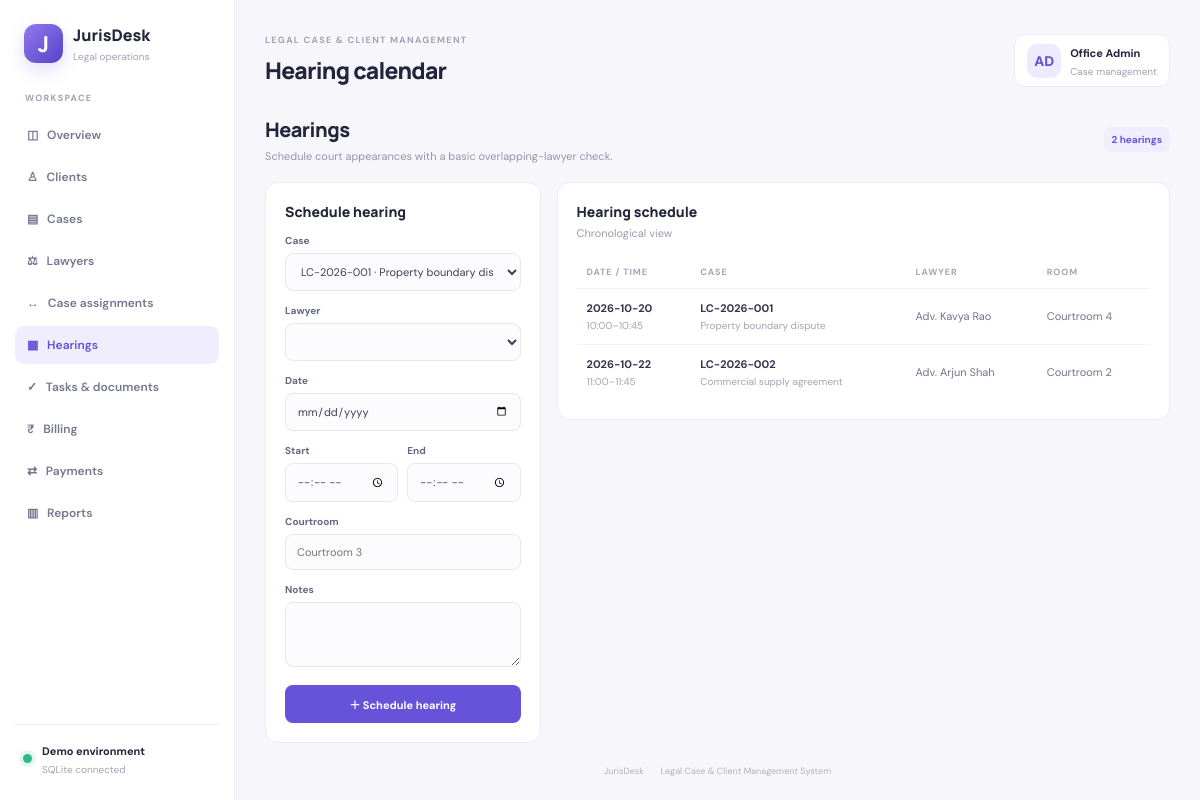
/hearings, run on the app's committed database.
### tables this page shows
CREATE TABLE hearings(
          id INTEGER PRIMARY KEY AUTOINCREMENT, case_id INTEGER NOT NULL, lawyer_id INTEGER NOT NULL,
          court_room TEXT, hearing_date TEXT NOT NULL, start_time TEXT NOT NULL, end_time TEXT NOT NULL,
          notes TEXT, FOREIGN KEY(case_id) REFERENCES cases(id) ON DELETE CASCADE,
          FOREIGN KEY(lawyer_id) REFERENCES lawyers(id),
          CHECK(end_time>start_time)
        );

CREATE TABLE cases(
          id INTEGER PRIMARY KEY AUTOINCREMENT, case_number TEXT NOT NULL UNIQUE,
          title TEXT NOT NULL, client_id INTEGER NOT NULL, case_type_id INTEGER NOT NULL,
          court_id INTEGER, status TEXT NOT NULL DEFAULT 'Open',
          opened_on TEXT NOT NULL, description TEXT,
          FOREIGN KEY(client_id) REFERENCES clients(id),
          FOREIGN KEY(case_type_id) REFERENCES case_types(id),
          FOREIGN KEY(court_id) REFERENCES courts(id)
        );

CREATE TABLE lawyers(
          id INTEGER PRIMARY KEY AUTOINCREMENT, name TEXT NOT NULL, specialization TEXT NOT NULL,
          email TEXT, hourly_rate REAL NOT NULL DEFAULT 1000 CHECK(hourly_rate>=0)
        );

### app.py (the view, shortened to what this page needs)
@app.route("/hearings",methods=["GET","POST"])
def hearings():
    with db() as con:
        rows=con.execute("""SELECT h.*,c.case_number,c.title,l.name lawyer FROM hearings h JOIN cases c ON c.id=h.case_id JOIN lawyers l ON l.id=h.lawyer_id
          ORDER BY h.hearing_date,h.start_time""").fetchall()
        cases_list=con.execute("SELECT id,case_number,title FROM cases ORDER BY case_number").fetchall()
        lawyers_list=con.execute("SELECT * FROM lawyers ORDER BY name").fetchall()
    return render_template("hearings.html",rows=rows,cases=cases_list,lawyers=lawyers_list)

### app.py (called while the page is built)
def db():
    con = sqlite3.connect(DB)
    con.row_factory = sqlite3.Row
    con.execute("PRAGMA foreign_keys=ON")
    return con

### templates/hearings.html
{% extends "base.html" %}{% set heading="Hearing calendar" %}{% block content %}<div class="intro"><div><h2>Hearings</h2><p>Schedule court appearances with a basic overlapping-lawyer check.</p></div><span class="pill">{{rows|length}} hearings</span></div><div class="layout"><form class="panel form" method="post"><h3>Schedule hearing</h3><label>Case<select name="case_id">{% for c in cases %}<option value="{{c.id}}">{{c.case_number}} · {{c.title}}</option>{% endfor %}</select></label><label>Lawyer<select name="lawyer_id">{% for l in lawyers %}<option value="{{l.id}}">{{l.name}}</option>{% endfor %}</select></label><label>Date<input type="date" name="hearing_date" required></label><div class="row"><label>Start<input type="time" name="start_time" required></label><label>End<input type="time" name="end_time" required></label></div><label>Courtroom<input name="court_room" placeholder="Courtroom 3"></label><label>Notes<textarea name="notes"></textarea></label><button class="btn">＋ Schedule hearing</button></form><div class="panel"><div class="panelhead"><div><h3>Hearing schedule</h3><p>Chronological view</p></div></div><div class="tablewrap"><table><thead><tr><th>DATE / TIME</th><th>CASE</th><th>LAWYER</th><th>ROOM</th></tr></thead><tbody>{% for r in rows %}<tr><td><b>{{r.hearing_date}}</b><small>{{r.start_time}}–{{r.end_time}}</small></td><td><b>{{r.case_number}}</b><small>{{r.title}}</small></td><td>{{r.lawyer}}</td><td>{{r.court_room}}</td></tr>{% endfor %}</tbody></table></div></div></div>{% endblock %}

### static/style.css (style rules this page uses)
:root { --ink:#22253b;--muted:#898da2;--line:#ececf3;--violet:#6653d9;--bg:#f7f7fb }
* { box-sizing:border-box }
body { margin:0;background:var(--bg);color:var(--ink);font:14px 'DM Sans',Arial,sans-serif }
.btn { border:0;background:var(--violet);color:#fff;border-radius:8px;padding:11px 14px;font:700 11px 'DM Sans';cursor:pointer;text-decoration:none;display:inline-flex;align-items:center;justify-content:center;white-space:nowrap }
.stat,.panel { background:#fff;border:1px solid var(--line);border-radius:13px }
.panel { padding:19px;min-width:0 }
.panelhead { display:flex;justify-content:space-between;align-items:center;margin-bottom:16px;gap:10px }
.panel h3,.panelhead h3 { font:800 14px Manrope;margin:0 }
.panelhead p,.muted { font-size:11px;color:#989caf;margin:5px 0 0 }
.tablewrap { overflow-x:auto }
table { width:100%;border-collapse:collapse;white-space:nowrap }
th { text-align:left;color:#a3a6b6;font-size:9px;letter-spacing:.9px;padding:10px;border-bottom:1px solid #f0f0f6 }
td { font-size:11px;color:#70748a;padding:12px 10px;border-bottom:1px solid #f2f2f7 }
tbody tr:last-child td { border-bottom:0 }
td b { color:#33364d;font-size:11px }
td small { display:block;color:#a1a4b4;font-size:10px;margin-top:4px }
.pill { display:inline-block;background:#f0edff;color:#6753d8;border-radius:7px;padding:6px 8px;font-size:10px;font-weight:700;white-space:nowrap }
.intro { display:flex;justify-content:space-between;align-items:center;margin:4px 0 19px }
.intro h2 { font:800 20px Manrope;margin:0;letter-spacing:-.5px }
.intro p { font-size:11px;color:#9296aa;margin:6px 0 0 }
.layout { display:grid;grid-template-columns:minmax(250px,.62fr) minmax(0,1.38fr);gap:16px;align-items:start }
.form h3 { margin-bottom:6px }
.form label { display:block;font-size:10px;font-weight:700;color:#646880;margin-top:13px }
.form input,.form select,.form textarea { display:block;width:100%;margin-top:6px;border:1px solid #e7e7f0;border-radius:8px;background:#fcfcfe;padding:10px 11px;font:11px 'DM Sans';color:#3d4056;outline:none }
.form textarea { min-height:65px;resize:vertical }
.form>.btn { width:100%;margin-top:18px }
.row { display:grid;grid-template-columns:1fr 1fr;gap:9px }

### data on the page
hearings: hearing_date "2026-10-20", start_time "10:00", end_time "10:45", case_number "LC-2026-001", title "Property boundary dispute", lawyer "Adv. Kavya Rao", court_room "Courtroom 4"
hearings: hearing_date "2026-10-22", start_time "11:00", end_time "11:45", case_number "LC-2026-002", title "Commercial supply agreement", lawyer "Adv. Arjun Shah", court_room "Courtroom 2"

### other printed values
{{ heading or "Legal operations overview" }} "Hearing calendar"
{{ rows|length }} "2"
form field case_id "LC-2026-001 · Property boundary dispute"
